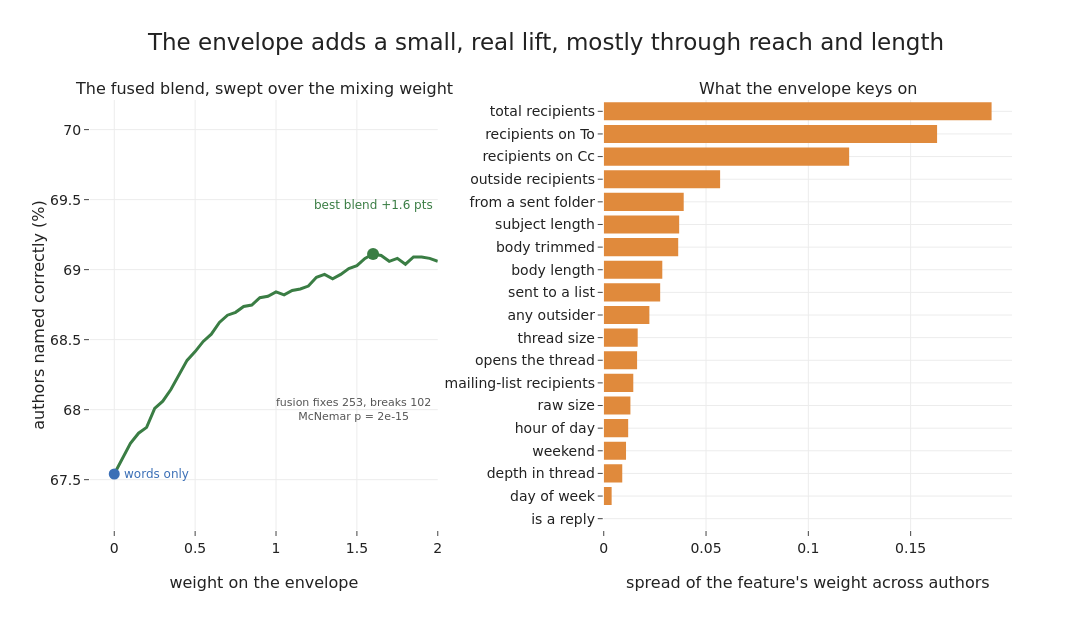

The notebook cell this image was saved under:
### Markdown cell above
## What the envelope adds, and what it knows

### Code cell
# is the fusion gain real? McNemar on paired correctness, and a bootstrap CI on the gain
cc, cf = (pred_c == yte), (pred_f == yte)
b, c = int(np.sum(cc & ~cf)), int(np.sum(~cc & cf))
mcn_p = float(chi2.sf((abs(b - c) - 1) ** 2 / (b + c), 1)) if (b + c) else 1.0
rng = np.random.default_rng(0)
boot = np.array([cf[s].mean() - cc[s].mean()
                 for s in (rng.integers(0, len(yte), len(yte)) for _ in range(1000))])
print(f"gain {a_fus-a_con:+.3f}  bootstrap [{np.percentile(boot,2.5):+.3f},{np.percentile(boot,97.5):+.3f}]")
print(f"McNemar: {c} fixed by fusion, {b} broken, p = {mcn_p:.2e}")

# which envelope features separate authors: spread of the weight across the 110 classes
imp = pd.Series(meta_coef.std(axis=0), index=ENV).sort_values()
EPRETTY = {"to_count": "recipients on To", "cc_count": "recipients on Cc", "recipient_count": "total recipients",
    "external_recipient_count": "outside recipients", "has_external_recipient": "any outsider",
    "list_recipient_count": "mailing-list recipients", "has_list_recipient": "sent to a list",
    "file_size": "raw size", "body_chars": "body length", "body_was_trimmed": "body trimmed",
    "is_thread_root": "opens the thread", "thread_position": "depth in thread", "thread_size": "thread size",
    "in_sent": "from a sent folder", "hour": "hour of day", "dow": "day of week", "weekend": "weekend",
    "subj_len": "subject length", "is_reply": "is a reply"}

fig = make_subplots(rows=1, cols=2, column_widths=[0.46, 0.54], horizontal_spacing=0.18,
    subplot_titles=["The fused blend, swept over the mixing weight", "What the envelope keys on"])
fig.add_trace(go.Scatter(x=ws, y=fus_mi * 100, mode="lines", line=dict(color=GREEN, width=3),
    showlegend=False), row=1, col=1)
fig.add_trace(go.Scatter(x=[0], y=[a_con * 100], mode="markers", marker=dict(color=BLUE, size=11),
    showlegend=False), row=1, col=1)
fig.add_trace(go.Scatter(x=[wbest], y=[a_fus * 100], mode="markers", marker=dict(color=GREEN, size=12),
    showlegend=False), row=1, col=1)
fig.add_annotation(x=0.05, y=a_con * 100, text="words only", showarrow=False, xanchor="left",
    font=dict(size=12, color=BLUE), row=1, col=1)
fig.add_annotation(x=wbest, y=a_fus * 100 + 0.35, text=f"best blend +{(a_fus-a_con)*100:.1f} pts",
    showarrow=False, font=dict(size=12, color=GREEN), row=1, col=1)
fig.add_annotation(x=1.97, y=68.0, xanchor="right", showarrow=False,
    text=f"fusion fixes {c}, breaks {b}<br>McNemar p = {mcn_p:.0e}",
    font=dict(size=11, color="#555"), row=1, col=1)
fig.update_xaxes(title_text="weight on the envelope", row=1, col=1)
fig.update_yaxes(title_text="authors named correctly (%)", range=[a_con * 100 - 0.4, a_fus * 100 + 1.1], row=1, col=1)
fig.add_trace(go.Bar(y=[EPRETTY[f] for f in imp.index], x=imp.values, orientation="h",
    marker_color=ORANGE, cliponaxis=False, showlegend=False), row=1, col=2)
fig.update_xaxes(title_text="spread of the feature's weight across authors", row=1, col=2)
fig.update_layout(title="The envelope adds a small, real lift, mostly through reach and length")
save_fig(fig, "a2_envelope_add.png", w=1340, h=640, margin=dict(l=90, r=80, t=100, b=110))

### Figure 1 — Plotly figure (JSON) as saved in the notebook; plotly's stock layout.template omitted (floating-point values rounded to 4 significant figures)
{"data": [{"line": {"color": "#3a7d44", "width": 3}, "mode": "lines", "showlegend": false, "type": "scatter", "x": [0.0, 0.05, 0.1, 0.15, 0.2, 0.25, 0.3, 0.35, 0.4, 0.45, 0.5, 0.55, 0.6, 0.65, 0.7, 0.75, 0.8, 0.85, 0.9, 0.95, 1.0, 1.05, 1.1, 1.15, 1.2, 1.25, 1.3, 1.35, 1.4, 1.45, 1.5, 1.55, 1.6, 1.65, 1.7, 1.75, 1.8, 1.85, 1.9, 1.95, 2.0], "xaxis": "x", "y": [67.54, 67.64, 67.76, 67.83, 67.87, 68.01, 68.06, 68.14, 68.25, 68.35, 68.41, 68.49, 68.54, 68.62, 68.67, 68.7, 68.74, 68.75, 68.8, 68.81, 68.84, 68.82, 68.85, 68.86, 68.88, 68.95, 68.97, 68.93, 68.97, 69.01, 69.03, 69.08, 69.11, 69.1, 69.06, 69.08, 69.04, 69.09, 69.09, 69.08, 69.06], "yaxis": "y"}, {"marker": {"color": "#3b6fb6", "size": 11}, "mode": "markers", "showlegend": false, "type": "scatter", "x": [0], "xaxis": "x", "y": [67.54], "yaxis": "y"}, {"marker": {"color": "#3a7d44", "size": 12}, "mode": "markers", "showlegend": false, "type": "scatter", "x": [1.6], "xaxis": "x", "y": [69.11], "yaxis": "y"}, {"cliponaxis": false, "marker": {"color": "#e08a3c"}, "orientation": "h", "showlegend": false, "type": "bar", "x": [0.0, 0.00386, 0.009052, 0.01089, 0.01194, 0.01303, 0.01444, 0.0163, 0.01659, 0.02231, 0.02758, 0.02862, 0.0364, 0.03687, 0.03909, 0.05688, 0.1199, 0.1629, 0.1896], "xaxis": "x2", "y": ["is a reply", "day of week", "depth in thread", "weekend", "hour of day", "raw size", "mailing-list recipients", "opens the thread", "thread size", "any outsider", "sent to a list", "body length", "body trimmed", "subject length", "from a sent folder", "outside recipients", "recipients on Cc", "recipients on To", "total recipients"], "yaxis": "y2"}], "layout": {"annotations": [{"font": {"size": 16}, "showarrow": false, "text": "The fused blend, swept over the mixing weight", "x": 0.1886, "xanchor": "center", "xref": "paper", "y": 1.0, "yanchor": "bottom", "yref": "paper"}, {"font": {"size": 16}, "showarrow": false, "text": "What the envelope keys on", "x": 0.7786, "xanchor": "center", "xref": "paper", "y": 1.0, "yanchor": "bottom", "yref": "paper"}, {"font": {"color": "#3b6fb6", "size": 12}, "showarrow": false, "text": "words only", "x": 0.05, "xanchor": "left", "xref": "x", "y": 67.54, "yref": "y"}, {"font": {"color": "#3a7d44", "size": 12}, "showarrow": false, "text": "best blend +1.6 pts", "x": 1.6, "xref": "x", "y": 69.46, "yref": "y"}, {"font": {"color": "#555", "size": 11}, "showarrow": false, "text": "fusion fixes 253, breaks 102<br>McNemar p = 2e-15", "x": 1.97, "xanchor": "right", "xref": "x", "y": 68.0, "yref": "y"}], "height": 640, "margin": {"b": 110, "l": 90, "r": 80, "t": 100}, "title": {"text": "The envelope adds a small, real lift, mostly through reach and length"}, "width": 1340, "xaxis": {"anchor": "y", "domain": [0.0, 0.3772], "title": {"text": "weight on the envelope"}}, "xaxis2": {"anchor": "y2", "domain": [0.5572, 1.0], "title": {"text": "spread of the feature's weight across authors"}}, "yaxis": {"anchor": "x", "domain": [0.0, 1.0], "range": [67.14, 70.21], "title": {"text": "authors named correctly (%)"}}, "yaxis2": {"anchor": "x2", "domain": [0.0, 1.0]}}}
